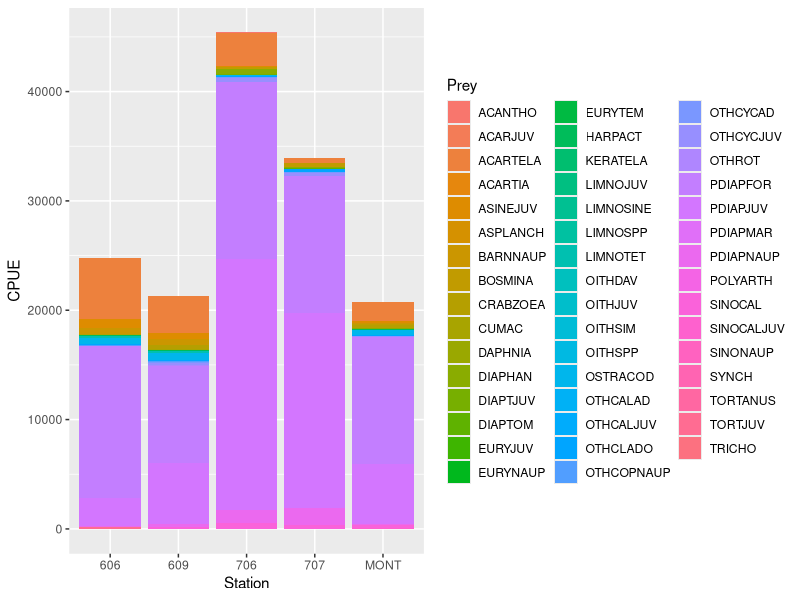
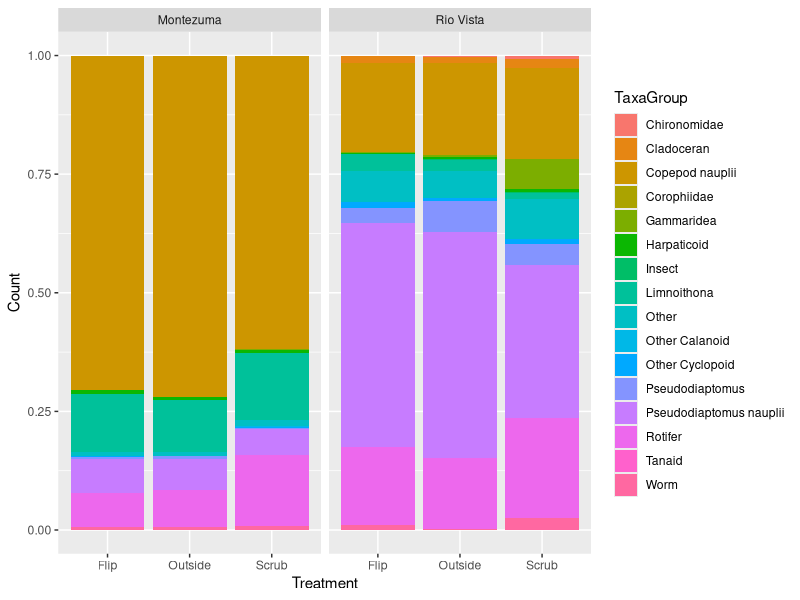
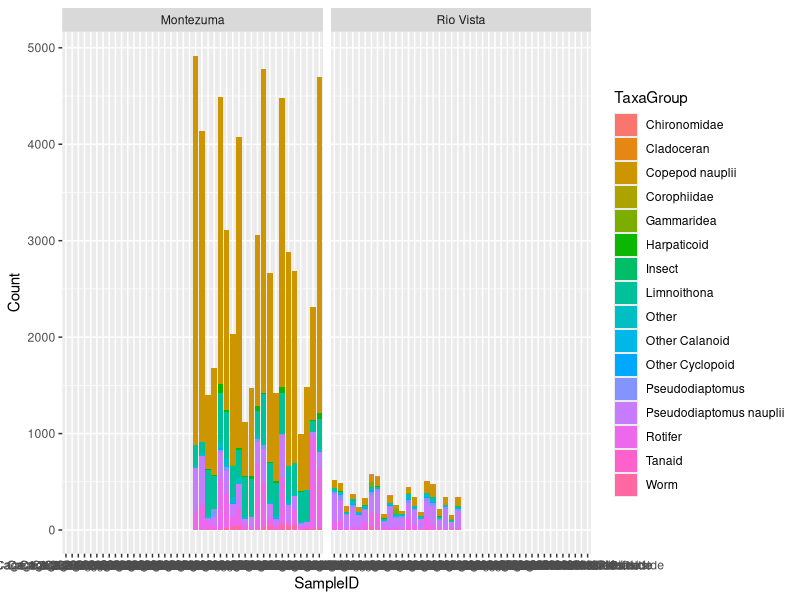
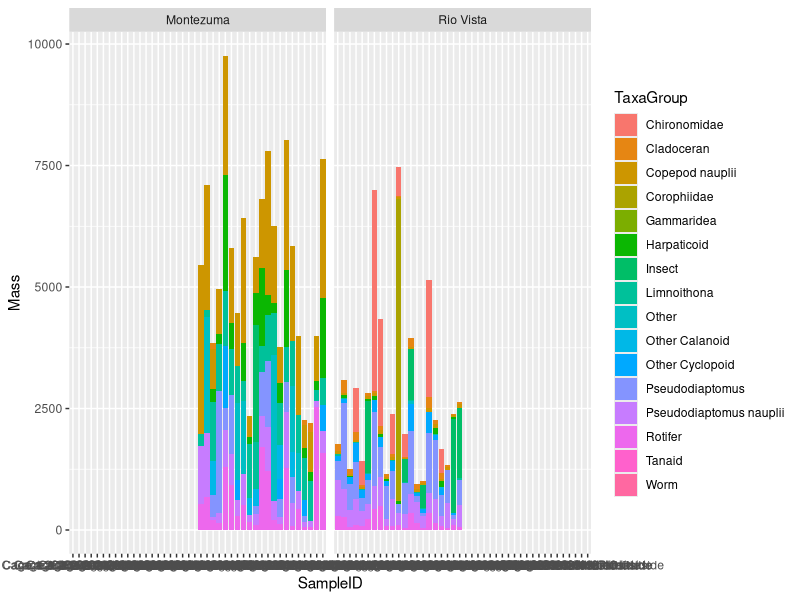
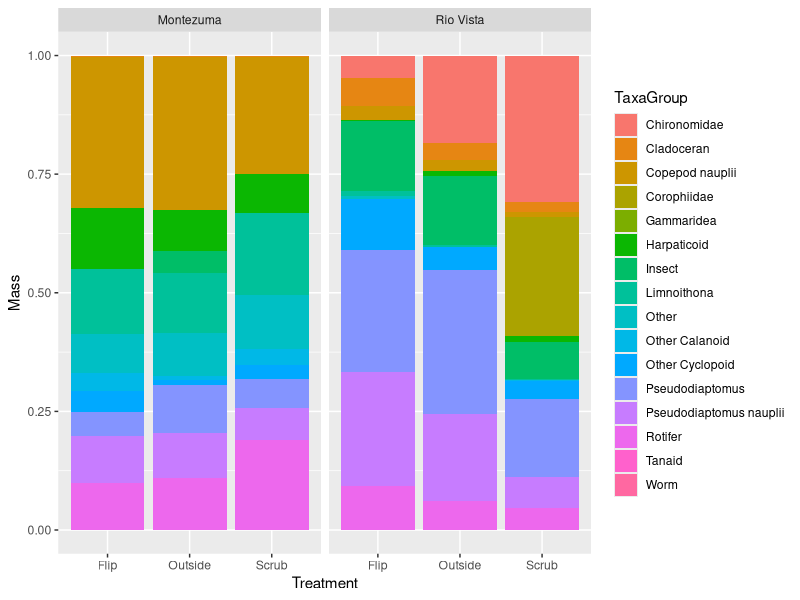
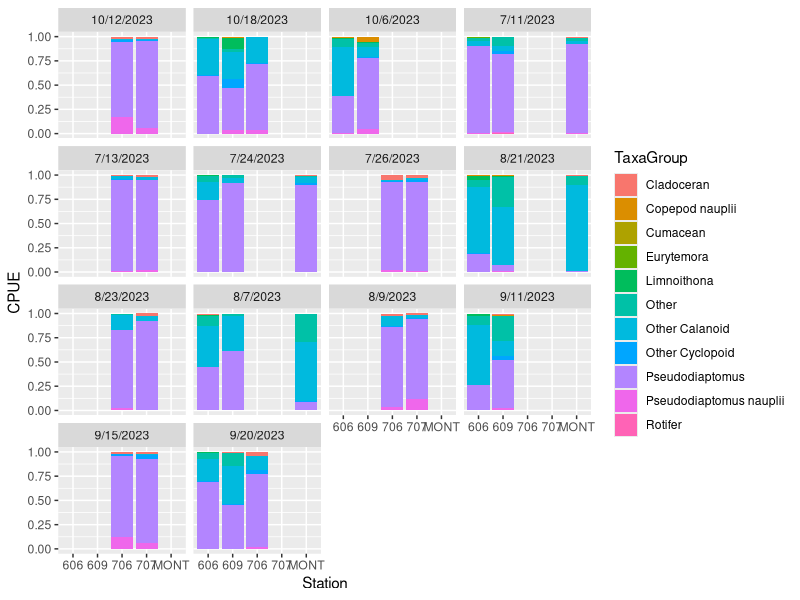
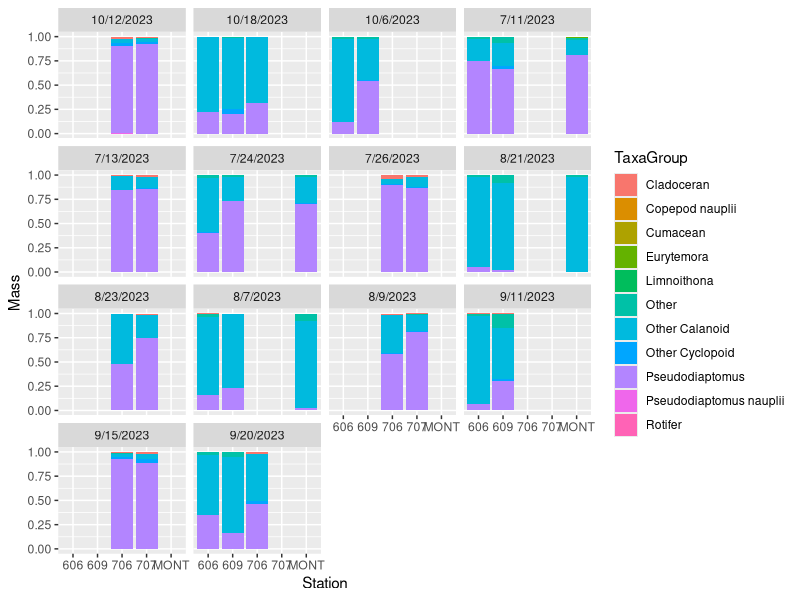
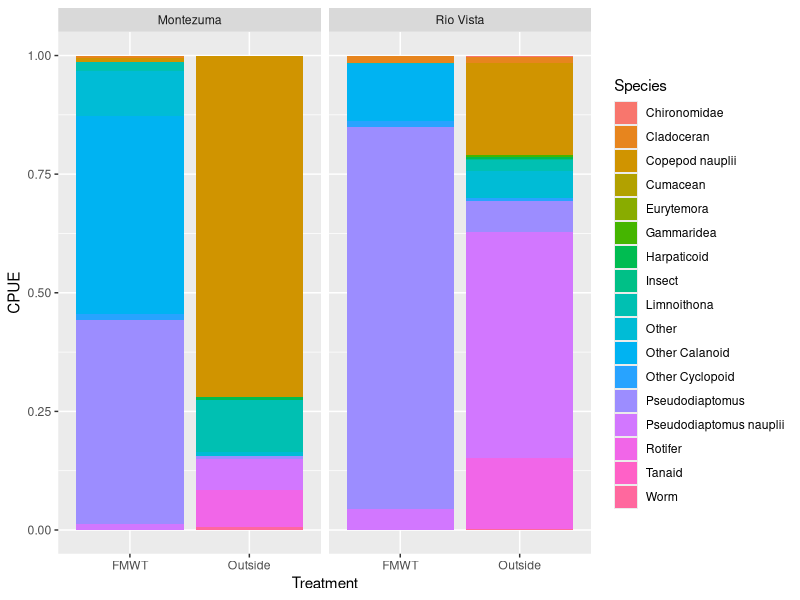

Source code (R) for these figures, in order:
#This analysis is to compare the zooplankton assemblage from the biofouling experiment from
#inside of the cages to outside of the cages to the FMWT catches

library(rstatix)
library(tidyverse)
library(lubridate)
library(RColorBrewer)
library(vegan)
library(readxl)
library(ggpubr)
library(dplyr)

#setwd("~/Delta Smelt/biofouling coding")

# Read in Cage Data -------------------------------------------------------
zoops = read_excel("biofouling/ICF_zoops_data_cages.xlsx",
                   sheet = "Zoop Data") 

zoops$Total_Count <- (zoops$`Sample Volume (mL)`/(zoops$`Pipette Volume (mL)`*zoops$`# of Subsamples`))*zoops$Count

#Get data ready to be visualized with our naming conventions
treatments = data.frame(Location = c("Cage 1", "Cage 2", "Cage 3", "Cage 4",
                                     "Cage 5", "Cage 6", "Cage 7", "Cage 8"),
                        Treatment = c("Flip", "Scrub", "Flip", "Scrub",
                                      "Flip", "Scrub", "Flip", "Scrub"))

zoops = mutate(zoops, InOut = case_when(str_detect(Location, "Outside") ~ "Outside",
                                        str_detect(Location, "Inside") ~ "Inside"),
               CageNum = str_sub(Location, 1, 6)) %>%
  left_join(treatments, by = c("CageNum" = "Location")) %>%
  mutate(Treatment = case_when(InOut == "Outside" ~ "Outside",
                               TRUE ~ Treatment),
         Week = week(Date),
         SampleID = paste(CageNum, Date, InOut))
#Adjust for subsampling
#########Don't forget to convert to CPUE
#zoops$Total_Count <- (zoops$`Sample Volume (mL)`/(zoops$`Pipette Volume (mL)`*zoops$`# of Subsamples`))*zoops$Count

# Read in station data ----------------------------------------------------
stations <- read.csv("biofouling/SMSCG_CBNet_2018to2023CPUE_15Jul2024.csv")
#pull station numbers of interest (get comprehensive list from christina)
interest <- c("606","609","MONT","706","707")
stn <- data.frame()
for (i in 1:length(interest)) {
  a <- interest[i]  
  b <- stations[which(stations$Station == a),]
  stn <- rbind(stn, b)
}
stn2023 <- stn[which(stn$Year == 2023),]
#Stations 708 or 709 do not have any data

stn_long <- gather(stn2023, key = 'Prey', value = 'CPUE', ACARTELA:CUMAC)
#exclude all of the preys that start with "ALL..." because they are the sum of other columns i.e. double counting

stn_longx = filter(stn_long, !str_detect(Prey, "ALL"))
#does that same thing stand for "OTH..." category?

#Probably need to filter down dates because it includes the full year

# Crosswalk zoop data --------------------------------------------

#Use crosswalk list Rosie made
#crosswalk = read_csv("biofouling/crosswalk_wstns.csv")
#biomass <- read.csv("biofouling/Cage Biomass crosswalk1.csv")

#new crosswalk from Christina
crosswalk = read_csv("data/Cage Biomass crosswalk Updated.csv")

#masscrosswalk_zoops <- inner_join(crosswalk, biomass, by = c(Zooplankton = "CageCode"))
#masscrosswalk_stations <- inner_join(crosswalk, biomass, by = c(EMP_Code = "EMPCode"))

#Once I built the crosswalk, I joined the common names to each dataset
crosswalkz = select(crosswalk, CageCode, TaxaGroup,  Carbon_weight_ug, WetWeight_g) %>%
  filter(!is.na(CageCode)) %>%
  distinct()
zoops2 = left_join(zoops, crosswalkz, 
                   by = c("Species Name" = "CageCode") )

zoops2.1 = group_by(zoops2, Location, TaxaGroup, Site, Date, CageNum, Treatment, SampleID) %>%
  summarize(Count = sum(Total_Count, na.rm =T), 
            Mass = sum((Total_Count/0.0378541)*Carbon_weight_ug, na.rm =T),
            CPUE = sum(Total_Count/0.0378541)) %>%
  mutate(Type = "Zooplankton") #CPUE*Biomass catch/cubic meter

#add this bit for graphing only
#zoops2.1[nrow(zoops2.1)+1,] <- NA
#a <- nrow(zoops2.1)
#zoops2.1[a,1] <- "Cumacean"
#zoops2.1[a,4] <- "Scrub"
#zoops2.1[a,8] <- "Zooplankton"
#zoops2.1[a,6] <- 0
#zoops2.1[a,2] <- "Rio Vista"
crosswalkEMP = select(crosswalk, EMP_Code, TaxaGroup,  Carbon_weight_ug, WetWeight_g) %>%
  filter(!is.na(EMP_Code)) %>%
  distinct()
stn2 = left_join(stn_longx, crosswalkEMP, 
                 by = c("Prey" = "EMP_Code"))

stn2.1 = stn2 %>%
  mutate(SampleID = paste(Station, Date)) %>%
  #group_by(Year, Station, Date, Analy, CPUE) %>% Scott's origional code
  group_by(Year, Station, Date, TaxaGroup, SampleID) %>% #Rosie's edit
  summarize(CPUE = sum(CPUE, na.rm = T), Mass = sum(CPUE*Carbon_weight_ug, na.rm =T)) %>%
  mutate(Type = "Zooplankton", Treatment = "FMWT")


ggplot(stn2, aes(x = Station, y = CPUE, fill = Prey)) + geom_col()
#looks like "other calanoidA" is mostly acartia or acartiella
#stn2.1 <- stn2.1[which(stn2.1$Analy != "Ignore"),]

#add this bit for graphing only
#miss <- c("Annelida", "Corophiidae", "Gammaridea", "Gastropod", "Hyallela", "Insect")

#for (i in 1:length(miss)) {
#  stn2.1[nrow(stn2.1)+1,] <- NA
#  a <- nrow(stn2.1)
#  stn2.1[a,4] <- miss[i]
#  stn2.1[a,6] <- "Station"
#  stn2.1[a,2] <- "MONT"
#  stn2.1[a,5] <- 0
#  stn2.1[a,3] <- "7/11/2023"
#  stn2.1[a,1] <- 2023
#}
#tail(stn2.1)

#quick graph of the raw data
#collected data graph
ggplot(zoops2.1, aes(x = Treatment, y = Count, fill = TaxaGroup)) + 
  geom_col(position = "fill") +
  facet_wrap(~Site)

ggplot(zoops2.1, aes(x = SampleID, y = Count, fill = TaxaGroup)) + 
  geom_col() +
  facet_wrap(~Site)

ggplot(zoops2.1, aes(x = SampleID, y = Mass, fill = TaxaGroup)) + 
  geom_col() +
  facet_wrap(~Site)



ggplot(zoops2.1, aes(x = Treatment, y = Mass, fill = TaxaGroup)) + 
  geom_col(position = "fill") +
  facet_wrap(~Site)

#Station data graph
ggplot(stn2.1, aes(x = Station, y = CPUE, fill = TaxaGroup)) + 
  geom_col(position = "fill") +
  facet_wrap(~Date) 

ggplot(stn2.1, aes(x = Station, y = Mass, fill = TaxaGroup)) + 
  geom_col(position = "fill") +
  facet_wrap(~Date) 

#Combine data to get at comparisons
head(zoops2.1)
head(stn2.1)

#Rosie's version
zoops2.2 = zoops2.1 %>%
  ungroup() %>%
  select(SampleID, Site, Treatment, CPUE, Mass, 
         Type, CageNum, TaxaGroup, Date)

#zoops2.2 <- zoops2.1$Date
#zoops2.2 <- as_tibble(zoops2.2)
#zoops2.2[,2] <- zoops2.1$Site
#zoops2.2[,3] <- zoops2.1$Treatment
#zoops2.2[,4] <- zoops2.1$Analy
#zoops2.2[,5] <- zoops2.1$Count #should this have been CPUE?
#zoops2.2[,6] <- zoops2.1$Mass

#Rosie's edit
stn2.2 = stn2.1 %>%
  ungroup() %>%
  mutate(Date = mdy(Date)) %>%
  select(SampleID, Date, Type, TaxaGroup, CPUE, Mass, Station) %>%
  mutate(Treatment = "FMWT", Site = case_when(Station %in% c("606", "609", "MONT") ~ "Montezuma",
                                              Station %in% c("706", "707") ~ "Rio Vista"))

#stn2.2 <- stn2.1$Date 
#stn2.2 <- as_tibble(stn2.2)
#stn2.2[,2] <- stn2.1$Station
#stn2.2[,3] <- stn2.1$Type
#stn2.2[,4] <- stn2.1$Analy
#stn2.2[,5] <- stn2.1$CPUE
#stn2.2[,6] <- stn2.1$Mass

#cnames <- c("Date", "Site", "Type", "Species", "CPUE", "Mass")

#colnames(zoops2.2) <- cnames
#colnames(stn2.2) <- cnames

#alloutbugs <- rbind(stn2.2, zoops2.2)

alloutbugs <- bind_rows(stn2.2, zoops2.2) %>%
  rename(Species = TaxaGroup)
alloutbugs <- filter(alloutbugs, Date > ymd("2023-08-20"))

ggplot(filter(alloutbugs, Treatment != "Scrub" & Treatment != "Flip"), aes(x = Treatment, y = CPUE, fill = Species)) + 
  geom_col(position = "fill") +
  facet_wrap(~Site)


ggplot(alloutbugs, aes(x = SampleID, y = CPUE, fill = Species)) + 
  geom_col() +
  facet_wrap(~Site, scales = "free_x")


ggplot(alloutbugs, aes(x = SampleID, y = Mass, fill = Species)) + 
  geom_col() +
  facet_wrap(~Site, scales = "free_x")

ggplot(filter(alloutbugs, Type != "Scrub" & Type != "Flip"), aes(x = Site, y = Mass, fill = Species)) + 
  geom_col(position = "fill") 

allinterestingbugs <- filter(alloutbugs, Species != "Hyalella", Species != "Gammaridea", Species != "Corophiidae",
                             Species != "Insect", Species != "Worm", Species != "Other", Species !="Chironomidae")
#We probably want to plot average CPUE rather than total


allwideCPUE = pivot_wider(allinterestingbugs, id_cols = c(CageNum, SampleID, Date, Type, Treatment, Site),
                          names_from = Species, values_from = CPUE, values_fill = 0) %>%
  pivot_longer(cols = c(Cladoceran:last_col()), names_to = "Species", values_to = "CPUE") %>%
  rename(CageID = CageNum)

allwideMass = pivot_wider(allinterestingbugs, id_cols = c(CageNum, SampleID, Date, Type, Treatment, Site),
                          names_from = Species, values_from = Mass, values_fill = 0) %>%
  pivot_longer(cols = c(Cladoceran:last_col()), names_to = "Species", values_to = "Mass")%>%
  rename(CageID = CageNum)

allwzeros = left_join(allwideCPUE, allwideMass)

InterestingAve = allwzeros %>%
  group_by(Treatment, Site, Species) %>%
  summarize(CPUE = mean(CPUE), Mass = mean(Mass))


ggplot(filter(allinterestingbugs, Type != "Scrub" & Type != "Flip"), 
       aes(x = Treatment, y = CPUE, fill = Species)) + 
  geom_col(position = "fill") +
  facet_wrap(Site~Date) 

ggplot(filter(InterestingAve), 
       aes(x = Treatment, y = Mass, fill = Species)) + 
  geom_col(position = "fill") +
  facet_wrap(~Site)
 



save(allinterestingbugs,alloutbugs,allwzeros, file = "data/allinterestingbugs.RData")

#Make new groupings to compare 
# allinterestingbugs$Group <- "Place"
# allinterestingbugs[which(allinterestingbugs$Site == "606"),7] <- "Montezuma"
# allinterestingbugs[which(allinterestingbugs$Site == "609"),7] <- "Montezuma"
# allinterestingbugs[which(allinterestingbugs$Site == "MONT"),7] <- "Montezuma"
# allinterestingbugs[which(allinterestingbugs$Site == "Montezuma"),7] <- "Montezuma"
# allinterestingbugs[which(allinterestingbugs$Site == "706"),7] <- "Rio Vista"
# allinterestingbugs[which(allinterestingbugs$Site == "707"),7] <- "Rio Vista"
# allinterestingbugs[which(allinterestingbugs$Site == "Rio Vista"),7] <- "Rio Vista"




ggplot(filter(allwzeros, Species == "Pseudodiaptomus"), 
       aes(x = Site, y = CPUE, fill = Treatment)) + 
  geom_boxplot(position = "dodge") +
  labs(title = "Pseudodiaptomus")


ggplot(filter(allwzeros, Species == "Pseudodiaptomus"), 
       aes(x = Site, y = Mass, fill = Treatment)) + 
  geom_boxplot(position = "dodge") +
  labs(title = "Pseudodiaptomus")

ggplot(filter(InterestingAve, Treatment != "Scrub" &  Treatment  != "Flip", Species == "Pseudodiaptomus"), 
       aes(x = Site, y = CPUE, fill = Treatment)) + 
  geom_bar(stat="identity", position = "dodge") +
  labs(title = "Pseudodiaptomus forbesi")

ggplot(filter(InterestingAve,  Treatment != "Scrub" &  Treatment  != "Flip",Species == "Pseudodiaptomus nauplii"), 
       aes(x = Treatment, y = Mass, fill =Site)) + 
  geom_bar(stat="identity", position = "dodge") +
  labs(title = "Pseudodiaptomus nauplii")

ggplot(filter(InterestingAve,  Treatment != "Scrub" &  Treatment  != "Flip", Species == "Pseudodiaptomus nauplii"), 
       aes(x = Treatment, y = CPUE, fill = Site)) + 
  geom_bar(stat="identity", position = "dodge") +
  labs(title = "Pseudodiaptomus nauplii")

ggplot(filter(InterestingAve, Treatment != "Scrub" & Treatment != "Flip", Species == "Limnoithona"), 
       aes(x = Site, y = CPUE, fill = Treatment)) + 
  geom_bar(stat="identity", position = "dodge") +
  labs(title = "Limnoithona")

ggplot(filter(InterestingAve,  Species == "Limnoithona"), 
       aes(x = Treatment, y = Mass, fill = Site)) + 
  geom_bar(stat="identity", position = "dodge") +
  labs(title = "Limnoithona")

#This is the NMDS, I dont see the permanova
vegbugs <- dist(alloutbugs$CPUE)
zoop_dist <- vegdist(vegbugs, method = "bray")
nmds <- metaMDS(zoop_dist)

stressplot(nmds)

scores(nmds)%>%
  as_tibble(rownames == "Group") %>%
  ggplot(aes(x=NMDS1, y=NMDS2)) +
  geom_point()
